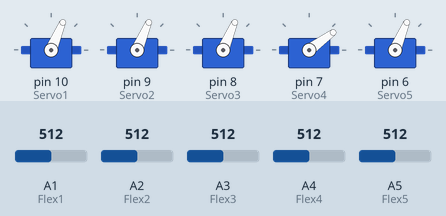
The sketch below on a simulated Arduino Uno, built with avr-gcc and run on an emulated ATmega328P. Shown: 5 × servo. Inputs (shaded band) come from the test bench; at power-on: A1 (Flex1) = 512, A2 (Flex2) = 512, A3 (Flex3) = 512, A4 (Flex4) = 512, A5 (Flex5) = 512.

Above: at 1.2 s.
1.3 s: A1 (Flex1) set to 716
At 2.5 s:
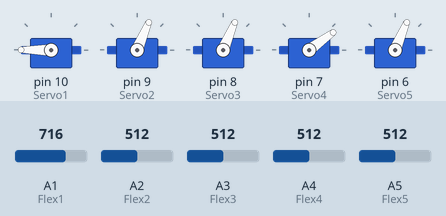
2.8 s: A2 (Flex2) set to 716
At 3.7 s:
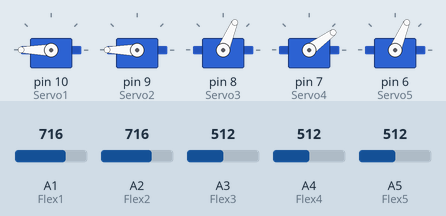
4.3 s: A3 (Flex3) set to 716
At 4.8 s:
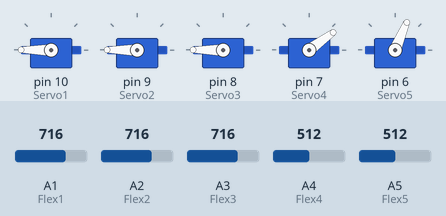
5.8 s: A4 (Flex4) set to 716
At 7.0 s:
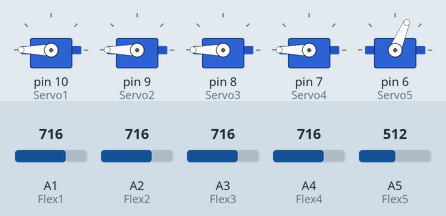
7.3 s: A5 (Flex5) set to 716
At 8.3 s:
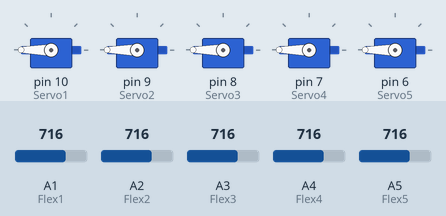
8.8 s: A1 (Flex1) set to 306
At 9.5 s:
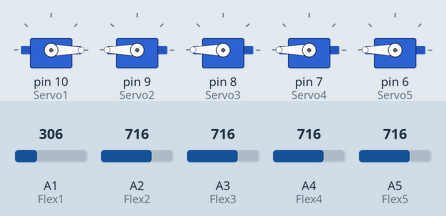
Timing chart, 0 to 11.3 s (numbered marks = the images above; inputs shaded):
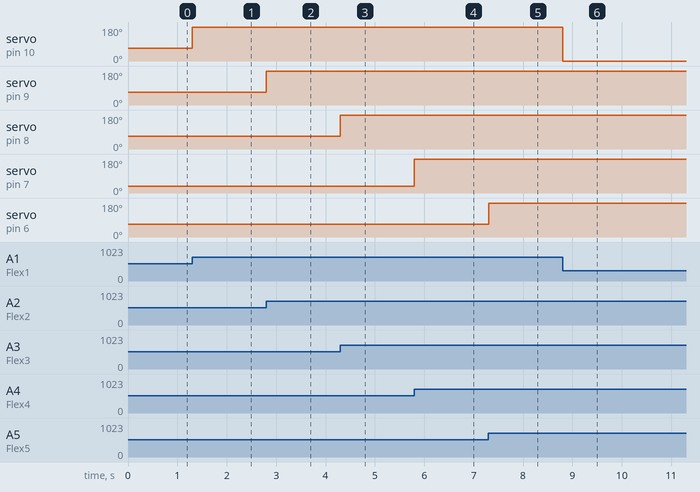

The sketch:

Robotic_hand.ino
```cpp
//Arduino Robotic Hand Science Fair 2016
//Rubber version

#include <Servo.h>

Servo Finger1, Finger2, Finger3, Finger4, Finger5;

int Servo1 = 10;
int Servo2 = 9;
int Servo3 = 8;
int Servo4 = 7;
int Servo5 = 6;

int Flex1 = A1;
int Flex2 = A2;
int Flex3 = A3;
int Flex4 = A4;
int Flex5 = A5;

void setup()
{
  //Attach the servo objects to their pins on the Arduino
  Finger1.attach(Servo1);
  Finger2.attach(Servo2);
  Finger3.attach(Servo3);
  Finger4.attach(Servo4);
  Finger5.attach(Servo5);

  pinMode(Servo1, OUTPUT);
  pinMode(Servo2, OUTPUT);
  pinMode(Servo3, OUTPUT);
  pinMode(Servo4, OUTPUT);
  pinMode(Servo5, OUTPUT);

  //Set each flex sensor pin to input
  pinMode(Flex1, INPUT);
  pinMode(Flex2, INPUT);
  pinMode(Flex3, INPUT);
  pinMode(Flex4, INPUT);
  pinMode(Flex5, INPUT);


}

void loop()
{
  //Defines analog input variables for the flex sensors
  int flex1 = analogRead(Flex1);
  int flex2 = analogRead(Flex2);
  int flex3 = analogRead(Flex3);
  int flex4 = analogRead(Flex4);
  int flex5 = analogRead(Flex5);
  int pos1 = map(flex1, 400, 700, 0, 180);
  pos1 = constrain(pos1, 0, 180);
  int pos2 = map(flex2, 400, 700, 0, 180);
  pos2 = constrain(pos2, 0, 180);
  int pos3 = map(flex3, 400, 700, 0, 180);
  pos3 = constrain(pos3, 0, 180);
  int pos4 = map(flex4, 480, 640, 0, 180);
  pos4 = constrain(pos4, 0, 180);
  int pos5 = map(flex5, 400, 700, 0, 180);
  pos5 = constrain(pos5, 0, 180);

  //Tells servos to move by the amount specified in the "pos" variables
  Finger1.write(pos1);
  Finger2.write(pos2);
  Finger3.write(pos3);
  Finger4.write(pos4);
  Finger5.write(pos5);
}
```

Measured:
- after the input at 1.3 s, servo on pin 10 (Servo1): 67° → 180° at once
- after the input at 2.8 s, servo on pin 9 (Servo2): 67° → 180° at once
- after the input at 4.3 s, servo on pin 8 (Servo3): 67° → 180° at once
- after the input at 5.8 s, servo on pin 7 (Servo4): 36° → 180° at once
- after the input at 7.3 s, servo on pin 6 (Servo5): 67° → 180° at once
- after the input at 8.8 s, servo on pin 10 (Servo1): 180° → 0° at once
